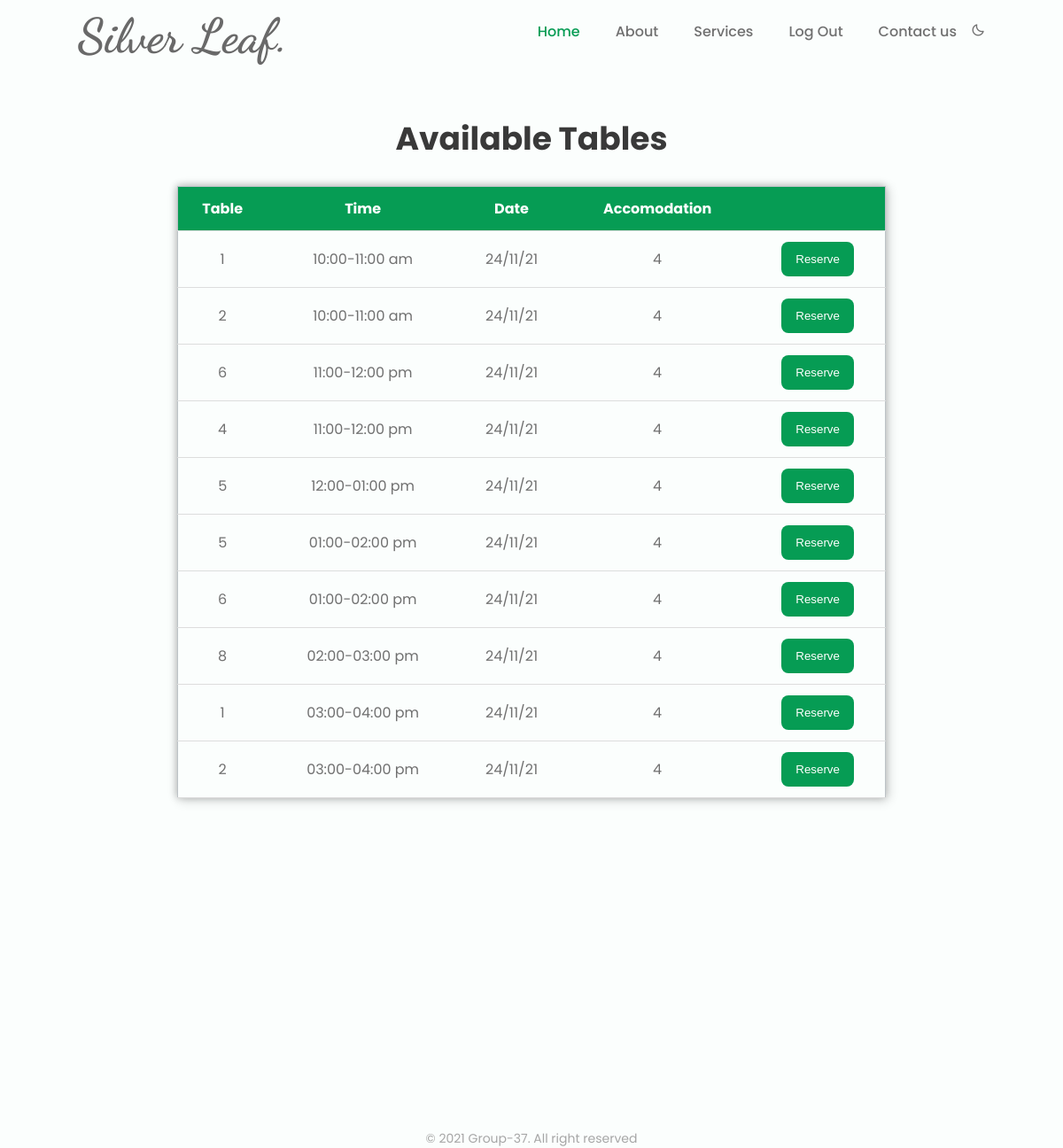
Screenshot of /table (signed in) with the database file from the repository.
### restaurant/models.py (models this page shows, shortened)
class Table(db.Model):
    table_id = db.Column(db.Integer(), primary_key = True)
    table = db.Column(db.Integer(), nullable = False)
    time = db.Column(db.String(length = 20), nullable = False)
    date = db.Column(db.String(length = 20), nullable = False)
    accomodation = db.Column(db.Integer(), nullable = False)
    reservee = db.Column(db.String(), db.ForeignKey('user.id'))  #used to store info regarding user's reserved table

### restaurant/routes.py (the view)
@app.route('/table', methods = ['GET', 'POST'])
@login_required
def table_page():
    reserve_form = ReserveForm()
    if request.method == 'POST':
        reserved_table = request.form.get('reserved_table')
        r_table_object = Table.query.filter_by(table = reserved_table).first()
        if r_table_object:
            r_table_object.assign_ownership(current_user) #set the owner of the table to the current logged in user
        return redirect(url_for('table_page'))
    if request.method == 'GET':
        tables = Table.query.filter_by(reservee = None)
        return render_template('table.html', tables = tables, reserve_form = reserve_form)

### restaurant/forms.py
class ReserveForm(FlaskForm):
    submit = SubmitField(label = 'Reserve')

### restaurant/models.py (called while the page is built)
@login_manager.user_loader
def load_user(user_id):
    return User.query.get(int(user_id))

### restaurant/templates/table.html (shortened to what this page needs)
<!DOCTYPE html>
<html lang="en">
<head>
        <link href='https://cdn.jsdelivr.net/npm/boxicons@2.0.5/css/boxicons.min.css' rel='stylesheet'>
        <link rel= "stylesheet" type= "text/css" href= "{{ url_for('static',filename='styles/css/styles.css') }}">
</head>
<body>
<header class="l-header" id="header">
    <nav class="nav bd-container">
        <a href="#" class="nav__logo"><h1>Silver Leaf.</h1></a>
        <div class="nav__menu" id="nav-menu">
            <ul class="nav__list">
                <li class="nav__item"><a href="{{ url_for('home_page' )}}" class="nav__link active-link">Home</a></li>
                <li class="nav__item"><a href="index.html#about" class="nav__link">About</a></li>
                <li class="nav__item"><a href="index.html#services" class="nav__link">Services</a></li>
                {% if current_user.is_authenticated %}
                <li class="nav__item"><a href="{{ url_for('logout') }}" class="nav__link">Log Out</a></li>
                {% else %}
                <li class="nav__item"><a href="{{ url_for('login_page') }}" class="nav__link">Log in</a></li>
                <li class="nav__item"><a href="{{ url_for('login_page') }}" class="nav__link">Register</a></li>
                {% endif %}
                <li class="nav__item"><a href="index.html#contact" class="nav__link">Contact us</a></li>
                <li><i class='bx bx-moon change-theme' id="theme-button"></i></li>
            </ul>
        </div>
    </nav>
</header>
<section class="menu section bd-container" id="menu">
<h1 class="section-title"> Available Tables </h1>
</section>
<table>
  <thead id="table-header">
    <tr>
        <th>Table</th>
        <th>Time</th>
        <th>Date</th>
        <th>Accomodation</th>
        <th></th>
    </tr>
    </thead>
    <tbody>
    {% for table in tables %}
        <tr>
            <td>{{ table.table }}</td>
            <td>{{ table.time }}</td>
            <td>{{ table.date }}</td>
            <td>{{ table.accomodation }}</td>
            <td>
                <form method = 'POST'>
                    {{ reserve_form.submit(class = 'button') }}
                </form>
            </td>
        </tr>
    {% endfor %}
    </tbody>
</table>
<footer class="footer section bd-container">
  <div class="footer__container bd-grid">
  </div>
  <p class="footer__copy">&#169; 2021 Group-37. All right reserved</p>
  </footer>
</body>
</html>

### restaurant/static/styles/css/styles.css (style rules this page uses)
:root { --header-height: 3rem; --first-color: #069C54; --first-color-alt: #048654; --title-color: #393939; --text-color: #707070; --text-color-light: #A6A6A6; --body-color: #FBFEFD; --container-color: #FFFFFF; --body-font: 'Poppins', sans-serif; --biggest-font-size: 2.25rem; --h1-font-size: 1.5rem; --h2-font-size: 1.25rem; --h3-font-size: 1rem; --normal-font-size: .938rem; --small-font-size: .813rem; --smaller-font-size: .75rem; --font-medium: 500; --font-semi-bold: 600; --mb-1: .5rem; --mb-2: 1rem; --mb-3: 1.5rem; --mb-4: 2rem; --mb-5: 2.5rem; --mb-6: 3rem; --z-tooltip: 10; --z-fixed: 100; }
@media screen and (min-width: 768px) { :root { --biggest-font-size: 4rem; --h1-font-size: 2.25rem; --h2-font-size: 1.5rem; --h3-font-size: 1.25rem; --normal-font-size: 1rem; --small-font-size: .875rem; --smaller-font-size: .813rem; } }
*,::before,::after { box-sizing: border-box; }
html { scroll-behavior: smooth; }
.change-theme { position: absolute; right: 1rem; top: 1.8rem; color: var(--text-color); font-size: 1rem; cursor: pointer; }
body { margin: var(--header-height) 0 0 0; font-family: var(--body-font); font-size: var(--normal-font-size); background-color: var(--body-color); color: var(--text-color); line-height: 1.6; }
h1,h2,h3,p,ul { margin: 0; }
ul { padding: 0; list-style: none; }
a { text-decoration: none; }
.section-title, .section-subtitle { text-align: center; }
.section-title { font-size: var(--h1-font-size); color: var(--title-color); margin-bottom: var(--mb-3); }
.bd-container { max-width: 960px; width: calc(100% - 2rem); margin-left: var(--mb-2); margin-right: var(--mb-2); }
.bd-grid { display: grid; gap: 1.5rem; }
.l-header { width: 100%; position: fixed; top: 0; left: 0; z-index: var(--z-fixed); background-color: var(--body-color); }
.nav { max-width: 1024px; height: var(--header-height); display: flex; justify-content: space-between; align-items: center; }
.nav__item { margin-bottom: var(--mb-2); }
.nav__link, .nav__toggle { color: var(--text-color); font-weight: var(--font-medium); }
.nav__logo { color: #696969; font-family: 'Dancing Script'; font-size: var(--h1-font-size); font-weight: normal; margin-top: 10px; }
.nav__link { transition: .3s; }
.active-link { color: var(--first-color); }
.button { display: inline-block; background-color: var(--first-color); color: #FFF; padding: .75rem 1rem; border: none; border-radius: .5rem; transition: .3s; }
.footer__container { grid-template-columns: repeat(auto-fit, minmax(220px, 1fr)); row-gap: 2rem; }
.footer__copy { text-align: center; font-size: var(--small-font-size); color: var(--text-color-light); margin-top: 3.5rem; }
@media screen and (min-width: 768px) { body { margin: 0; } }
@media screen and (min-width: 768px) { .section { padding-top: 8rem; } }
@media screen and (min-width: 768px) { .nav { height: calc(var(--header-height) + 1.5rem); } }
@media screen and (min-width: 768px) { .nav__list { display: flex; } }
@media screen and (min-width: 768px) { .nav__item { margin-left: var(--mb-5); margin-bottom: 0; } }
@media screen and (min-width: 768px) { .change-theme { position: initial; margin-left: var(--mb-2); } }
@media screen and (min-width: 960px) { .bd-container { margin-left: auto; margin-right: auto; } }
table { margin-left:auto; margin-right:auto; border-collapse: collapse; width: 800px; height: 200px; border: 1px solid #bdc3c7; box-shadow: 2px 2px 12px rgba(0, 0, 0, 0.2), -1px -1px 8px rgba(0, 0, 0, 0.2); }
tr { transition: all .2s ease-in; cursor: pointer; }
th, td { padding: 12px; text-align: center; border-bottom: 1px solid #ddd; }
#table-header { background-color: #069C54; color: #fff; }

### rows the page displays
Table: table "1", time "10:00-11:00 am", date "24/11/21", accomodation "4"
Table: table "2", time "10:00-11:00 am", date "24/11/21", accomodation "4"
Table: table "6", time "11:00-12:00 pm", date "24/11/21", accomodation "4"
Table: table "4", time "11:00-12:00 pm", date "24/11/21", accomodation "4"
Table: table "5", time "12:00-01:00 pm", date "24/11/21", accomodation "4"
Table: table "5", time "01:00-02:00 pm", date "24/11/21", accomodation "4"
Table: table "6", time "01:00-02:00 pm", date "24/11/21", accomodation "4"
Table: table "8", time "02:00-03:00 pm", date "24/11/21", accomodation "4"
Table: table "1", time "03:00-04:00 pm", date "24/11/21", accomodation "4"
Table: table "2", time "03:00-04:00 pm", date "24/11/21", accomodation "4"
